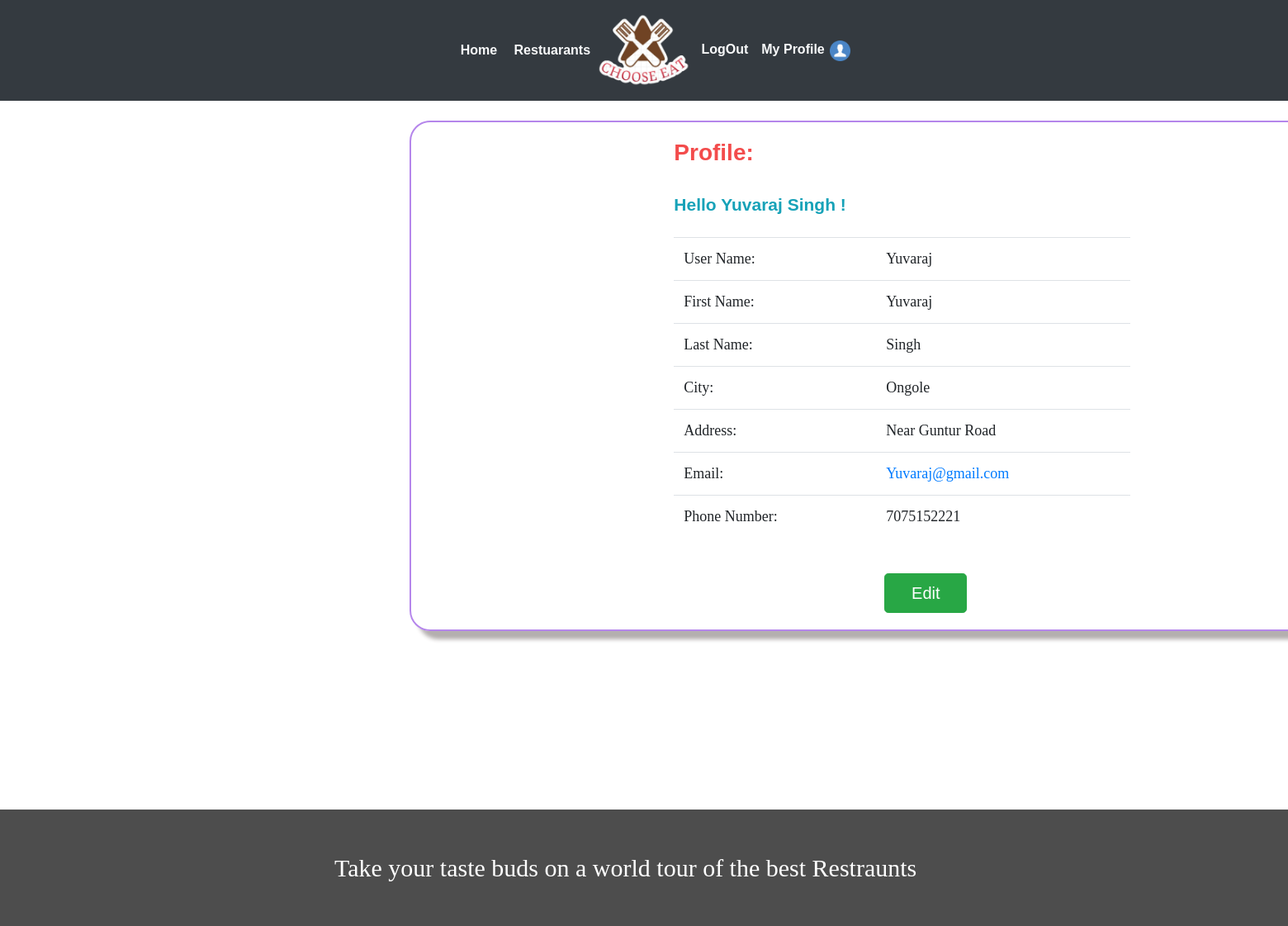
Page /profile/user/ (signed in) on the committed database.
### webapp/models.py (models this page shows, shortened)
class User(AbstractUser):
	is_customer   = models.BooleanField(default=False)
	is_restaurant = models.BooleanField(default=False)

class Customer(models.Model):
	user 		= models.OneToOneField(settings.AUTH_USER_MODEL,on_delete=models.CASCADE)
	f_name   	= models.CharField(max_length=20,blank=False)
	l_name		= models.CharField(max_length=20,blank=False)
	city  		= models.CharField(max_length=40,blank=False)
	phone 		= models.CharField(max_length=10,blank=False)
	address		= models.TextField()

### webapp/views.py (the view)
# urls.py: path('profile/user/',views.customerProfile,name='profile'),
def customerProfile(request,pk=None):
	if pk:
		user = User.objects.get(pk=pk)
	else:
		user=request.user
	return render(request,'webapp/profile.html',{'user':user})

### webapp/templates/webapp/profile.html (shortened to what this page needs)
{% extends 'webapp/base.html'%}
{% block body %}
<br>
<div id="profile_block">
	<div class="container col-md-8">
		<div class="row">
		<div class=" col-md-11 toppad">
          <div class="panel panel-info" style="margin-left: 3.5rem; font-family: cursive; font-size: 18px;">
            <div class="panel-heading">
              <h3 class="panel-title text-info "><strong><p style="color:rgb(243, 76, 76);font-size: 28px;font-family: Arial, Helvetica, sans-serif;">Profile: <p> <br><p style="font-size: 21px;font-family: Arial;">Hello {{user.customer.f_name}}  {{user.customer.l_name}} !</p></strong></h3>
                          </div>
                          <br>
                          <div class="panel-body">
                            <div class="row">
                              <div class=" col-md-9 col-lg-9 ">
                                <table class="table table-user-information">
                                  <tbody>
                                  	<tr>
                                      <td>User Name:</td>
                                      <td>{{user.username}}</td>
                                    </tr>
                                    <tr>
                                      <td>First Name:</td>
                                      <td>{{user.customer.f_name}}</td>
                                    </tr>
                                    <tr>
                                      <td>Last Name:</td>
                                      <td>{{user.customer.l_name}}</td>
                                    </tr>
                                    <tr>
                                      <td>City:</td>
                                      <td>{{user.customer.city}}</td>
                                    </tr>
                                      <td>Address:</td>
                                      <td>{{user.customer.address}}</td>
                                    <tr>
                                      <td>Email:</td>
                                      <td><a href="mailto:{{user.email}}">{{user.email}}</a></td>
                                    </tr>
                                    <tr>
                                      <td>Phone Number:</td>
                                      <td>{{user.customer.phone}}
                                      </td>
                                    </tr>
                                  </tbody>
                                </table>
                                <br>
                                <div class="container">
                                <div class="row">
                                  <div class="col">
                                  <a class="btn btn-success btn-lg" style="margin-left: 15rem; font-family: Verdana, Geneva, Tahoma, sans-serif;width: 100px;" href="{% url 'cupdate' user.id %}">Edit</a>
                                </div>
                                </div>
                  				</div>
                </div>
              </div>
            </div>
        </div>
        </div>
		</div>
	</div>
  </div>
  <br>
{% endblock%}

### webapp/static/webapp/css/style.css (style rules this page uses)
body { padding:0; margin:0; font-family: 'Source Sans Pro', sans-serif; }
body a { transition:0.5s all; -webkit-transition:0.5s all; -moz-transition:0.5s all; -o-transition:0.5s all; -ms-transition:0.5s all; }
h1,h2,h3,h4,h5,h6 { margin:0; }
p { margin:0; }

### webapp/templates/webapp/profile.html (style rules this page uses)
#profile_block { border-radius: 25px; border: 2px solid rgb(181, 134, 235); padding: 20px; width: 88rem; margin-left: 31rem; box-shadow: 10px 10px 5px rgb(180, 175, 175); }

### rows in the picture
User: customer.f_name "Yuvaraj", customer.l_name "Singh", username "Yuvaraj", customer.city "Ongole", customer.address "Near Guntur Road", email "Yuvaraj@gmail.com", customer.phone "7075152221"
